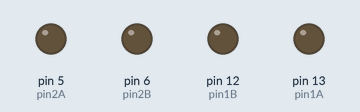
A sketch run on a simulated Arduino Uno, built with avr-gcc and run on an emulated ATmega328P. Parts: output pins drawn as LEDs (lit = HIGH).

Above: at 0.5 s.
At 5.4 s:
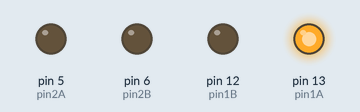
Timing chart, 0 to 9.2 s (numbered marks = the images above):
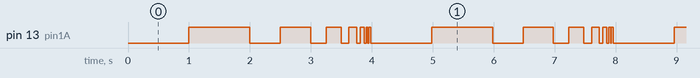

Measured:
- by itself, pin 13 (pin1A): repeats every 4.0 s: LOW 0.50 s, HIGH 0.50 s, LOW 0.25 s, HIGH 0.25 s, LOW 0.13 s, HIGH 0.13 s, LOW 0.06 s, HIGH 0.06 s, LOW 0.03 s, HIGH 0.03 s, LOW 0.02 s, HIGH 0.03 s, LOW 1.0 s, HIGH 1.0 s
- by itself, everything shown: repeats every 4.0 s, in 10 steps

The sketch:

trash3.ino
```cpp
/*
All glyphs limited to 16 actions, which can in turn be glyphs which reference glyphs etc

shape table is 32 cells of 16, which maps from 0210 to 0250 in the shape table in js

this code uses decimal instead of octal

0330 -> 0
0331 -> 1
0332 -> 2
0333 -> 3
0336 -> 4
0337 -> 5
0360 -> 6
0361 -> 7
0300 -> 8


0200 -> 10
0201 -> 11
0202 -> 12
...
0247 -> 31

 */

int myInts[64];
int shapeTable[512];
int index = 0;
int readIndex = 0;
float scaleFactor = 2.0;
float side = 1000;
float unit = 1000;

int pin1A = 13;
int pin1B = 12;

int pin2A = 5;
int pin2B = 6;

void setup() {
  // initialize serial:
  Serial.begin(115200);
  pinMode(pin1A, OUTPUT);
  digitalWrite(pin1A,LOW);
  pinMode(pin1B, OUTPUT);
  digitalWrite(pin1B,LOW);
  pinMode(pin2A, OUTPUT);
  digitalWrite(pin2A,LOW);
  pinMode(pin2B, OUTPUT);
  digitalWrite(pin2B,LOW);

  for(index = 0;index < 64;index++){
    myInts[index] = -1;
  }

  for(int i= 0;i < 512;i++){
    shapeTable[index] = -1;
  }

  myInts[0] = 0;
  myInts[1] = 4;
  myInts[2] = 0;
  myInts[3] = 4;
  myInts[4] = 0;
  myInts[5] = 4;
  myInts[6] = 0;
  myInts[7] = 4;
  myInts[8] = 0;
  myInts[9] = 4;
  myInts[10] = 0;
  myInts[11] = 4;
  myInts[12] = 0;
  myInts[13] = 4;
  myInts[14] = 0;
  myInts[15] = 8;

}

void loop() {

  drawGlyph(myInts);

}

void drawGlyph(int currentGlyph[]){
  for(int i=0;i < 16;i++){
    doTheThing(currentGlyph[i]);
  }
}

void drawShape(int startIndex){
  for(int i=startIndex;i < startIndex + 16;i++){
    doTheThing(shapeTable[i]);
  }
}

void doTheThing(int localCommand){

    if(localCommand == 0){
        delay(side);
        digitalWrite(pin1A,HIGH);
        delay(side);
        digitalWrite(pin1A,LOW);
    }
    if(localCommand == 1){
        delay(side);
        digitalWrite(pin1B,HIGH);
        delay(side);
        digitalWrite(pin1B,LOW);
    }
    if(localCommand == 2){
        delay(side);
        digitalWrite(pin2A,HIGH);
        delay(side);
        digitalWrite(pin2A,LOW);
    }
    if(localCommand == 3){
        delay(side);
        digitalWrite(pin2B,HIGH);
        delay(side);
        digitalWrite(pin2B,LOW);
    }
    if(localCommand == 4){
      side /= scaleFactor; // -
    }
    if(localCommand == 5){
      side *= scaleFactor; // +
    }
    if(localCommand == 6){
     // pen down
    }
    if(localCommand == 7){
      // pen up
    }
    if(localCommand == 8){//reset scale
      side = unit;
    }

    if(localCommand >= 10){
      drawShape(localCommand);
    }
}
```
